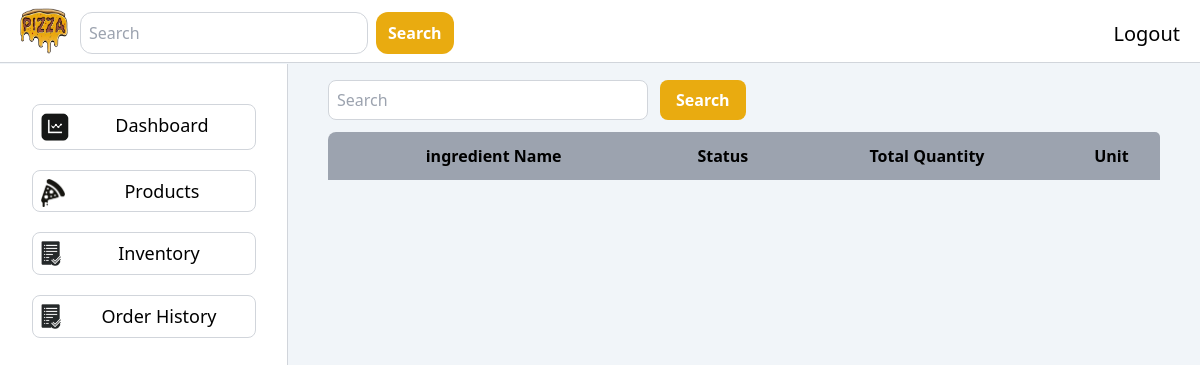
/inventory/, run on an earlier commit of the app's database.
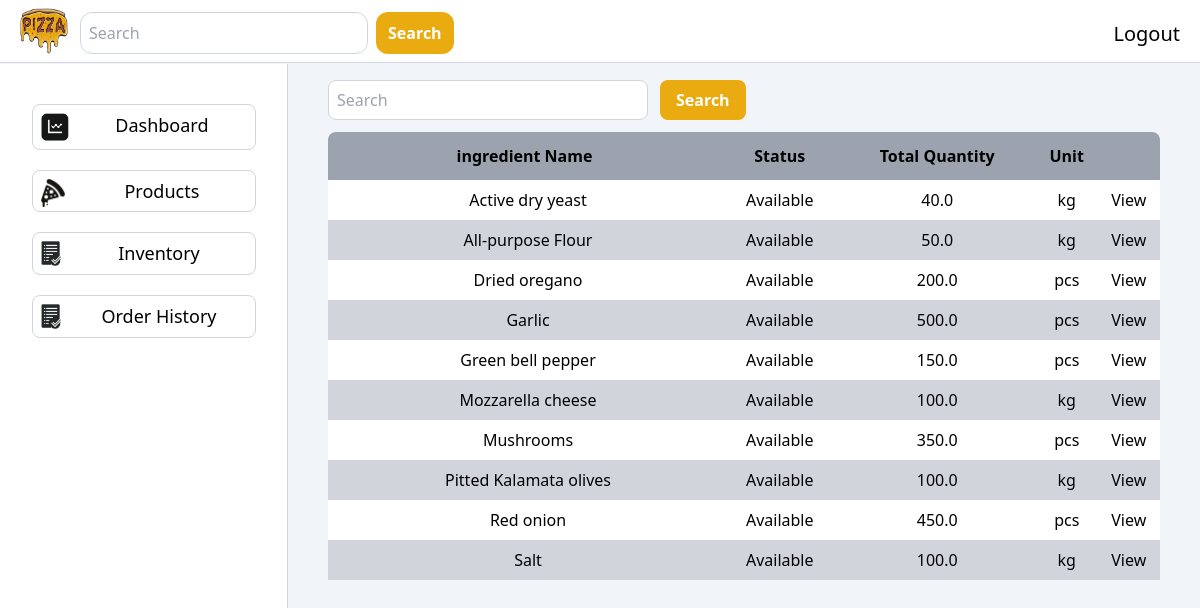
And on a later commit of the database.
### main/models.py (models this page shows, shortened)
class Ingredients(models.Model):
    ingredient_id = models.AutoField(primary_key=True)
    ingredient_name = models.CharField(max_length=250)
    ingredient_quantity = models.FloatField()
    ingredient_unit = models.CharField(max_length=100)
    ingredient_arrive_date = models.CharField(max_length=250)
    ingredient_expiration_date = models.CharField(max_length=250)

### main/views.py (the view)
# urls.py: path('inventory/', views.inventory, name="inventory"),
def inventory(request):
    name_list = Ingredients.objects.values_list('ingredient_name', flat=True).order_by('ingredient_name').distinct()
    ingredients_list = []
    pagination_num = 1
    for num, name in enumerate(name_list):
        ingredients = Ingredients.objects.filter(ingredient_name=name).annotate(total_quantity=Sum('ingredient_quantity'))
        ingredients_list.append({
                'ingredient_name' : ingredients[0].ingredient_name,
                'ingredient_total_quantity' : ingredients[0].total_quantity,
                'ingredient_unit' : ingredients[0].ingredient_unit,
                'pagination_num' : pagination_num
            })
        if ((num + 1) % 10 ) == 0:
            pagination_num += 1
        print(pagination_num, num)
    return render(request, 'main/views/inventory.html', { 'ingredients' : ingredients_list})

### main/templatetags/html_function.py (called while the page is built)
@register.filter
def modulo(num):
    return num % 2

### main/templates/main/views/inventory.html (shortened to what this page needs)
{% extends 'main/parts/base.html' %}
{% load static %}
{% load html_function %}
{% block link %}
    <link rel="stylesheet" href="{% static 'css/style.css' %}">
{% endblock %}
{% block body %}
    <div class="bg-slate-100">
{% endblock %}
{% block content %}
    <div class="mt-20 container max-w-full px-10">
        <div class="container max-w-full">
            <form action="" class="flex">
                <input type="text" class="h-10 pl-2 w-80 rounded-lg border mb-3 border-gray-300" placeholder="Search">
                <button class="h-10 px-4 font-bold text-white bg-button rounded-lg ml-3">Search</button>
            </form>
        </div>
        <table class="container max-w-full bg-white rounded-lg mb-10">
            <tr class="bg-gray-400 rounded-lg">
                <th class="rounded-tl-lg py-3">ingredient Name</th>
                <th>Status</th>
                <th>Total Quantity</th>
                <th>Unit</th>
                <th class="rounded-tr-lg"></th>
            </tr>
            {% for ingredient in ingredients %}
                {% if forloop.counter|modulo == 0 and ingredient.pagination_num == 1 %}
                    <tr id="pg-{{ingredient.pagination_num}}" class="text-center bg-gray-300">
                        <td class="py-2 pl-2 truncate container w-96"><h1 class="truncate w-96">{{ ingredient.ingredient_name }}</h1></td>
                        <td>Available</td>
                        <td>{{ ingredient.ingredient_total_quantity }}</td>
                        <td>{{ ingredient.ingredient_unit }}</td>
                        <td><button onclick="view_button(this)" id="{{ ingredient.ingredient_name }}">View</button></td>
                    </tr>
                {% elif forloop.counter|modulo == 1 and ingredient.pagination_num == 1 %}
                    <tr id="pg-{{ingredient.pagination_num}}" class="text-center">
                        <td class="py-2 pl-2 truncate container w-96"><h1 class="truncate w-96">{{ ingredient.ingredient_name }}</h1></td>
                        <td>Available</td>
                        <td>{{ ingredient.ingredient_total_quantity }}</td>
                        <td>{{ ingredient.ingredient_unit }}</td>
                        <td><button onclick="view_button(this)" id="{{ ingredient.ingredient_name }}">View</button></td>
                    </tr>
                {% endif %}
            {% endfor %}
        </table>
    </div>
{% endblock %}

What changed in the data, as far as the page shows it:
added Ingredients: ingredient_name "Active dry yeast", ingredient_unit "kg"
added Ingredients: ingredient_name "All-purpose Flour", ingredient_unit "kg"
added Ingredients: ingredient_name "Dried oregano", ingredient_unit "pcs"
added Ingredients: ingredient_name "Garlic", ingredient_unit "pcs"
added Ingredients: ingredient_name "Green bell pepper", ingredient_unit "pcs"
added Ingredients: ingredient_name "Mozzarella cheese", ingredient_unit "kg"
added Ingredients: ingredient_name "Mushrooms", ingredient_unit "pcs"
added Ingredients: ingredient_name "Pitted Kalamata olives", ingredient_unit "kg"
added Ingredients: ingredient_name "Red onion", ingredient_unit "pcs"
added Ingredients: ingredient_name "Salt", ingredient_unit "kg"
Also different on the page:
new list line: "Available 40.0 View"
new list line: "Available 50.0 View"
new list line: "Available 200.0 View"
new list line: "Available 500.0 View"
new list line: "Available 150.0 View"
new list line: "Available 100.0 View"
new list line: "Available 350.0 View"
new list line: "Available 450.0 View"
